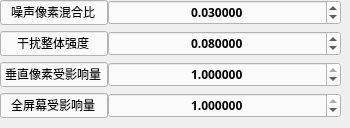
      <widget class="QWidget" name="tab_17">
       <attribute name="title">
        <string>水平凹凸失真</string>
       </attribute>
       <widget class="QWidget" name="layoutWidget_10">
        <property name="geometry">
         <rect>
          <x>0</x>
          <y>0</y>
          <width>341</width>
          <height>119</height>
         </rect>
        </property>
        <layout class="QFormLayout" name="formLayout_23">
         <property name="horizontalSpacing">
          <number>0</number>
         </property>
         <property name="verticalSpacing">
          <number>6</number>
         </property>
         <item row="0" column="0">
          <widget class="QLineEdit" name="lineEdit_77">
           <property name="font">
            <font>
             <family>等线</family>
             <weight>50</weight>
             <bold>false</bold>
            </font>
           </property>
           <property name="styleSheet">
            <string notr="true">background-color: rgb(250, 250, 250);</string>
           </property>
           <property name="text">
            <string>噪声像素混合比</string>
           </property>
           <property name="alignment">
            <set>Qt::AlignCenter</set>
           </property>
           <property name="readOnly">
            <bool>true</bool>
           </property>
          </widget>
         </item>
         <item row="0" column="1">
          <widget class="QDoubleSpinBox" name="user_horz_wave_contrib_SpinBox">
           <property name="font">
            <font>
             <family>Adobe 繁黑體 Std B</family>
             <weight>75</weight>
             <bold>true</bold>
            </font>
           </property>
           <property name="styleSheet">
            <string notr="true">background-color: rgb(250, 250, 250);</string>
           </property>
           <property name="alignment">
            <set>Qt::AlignCenter</set>
           </property>
           <property name="decimals">
            <number>6</number>
           </property>
           <property name="singleStep">
            <double>0.010000000000000</double>
           </property>
           <property name="value">
            <double>0.030000000000000</double>
           </property>
          </widget>
         </item>
         <item row="1" column="0">
          <widget class="QLineEdit" name="lineEdit_78">
           <property name="font">
            <font>
             <family>等线</family>
             <weight>50</weight>
             <bold>false</bold>
            </font>
           </property>
           <property name="styleSheet">
            <string notr="true">background-color: rgb(250, 250, 250);</string>
           </property>
           <property name="text">
            <string>干扰整体强度</string>
           </property>
           <property name="alignment">
            <set>Qt::AlignCenter</set>
           </property>
           <property name="readOnly">
            <bool>true</bool>
           </property>
          </widget>
         </item>
         <item row="1" column="1">
          <widget class="QDoubleSpinBox" name="user_horz_wave_strength_SpinBox">
           <property name="font">
            <font>
             <family>Adobe 繁黑體 Std B</family>
             <weight>75</weight>
             <bold>true</bold>
            </font>
           </property>
           <property name="styleSheet">
            <string notr="true">background-color: rgb(250, 250, 250);</string>
           </property>
           <property name="alignment">
            <set>Qt::AlignCenter</set>
           </property>
           <property name="decimals">
            <number>6</number>
           </property>
           <property name="singleStep">
            <double>0.010000000000000</double>
           </property>
           <property name="value">
            <double>0.080000000000000</double>
           </property>
          </widget>
         </item>
         <item row="2" column="0">
          <widget class="QLineEdit" name="lineEdit_79">
           <property name="font">
            <font>
             <family>等线</family>
             <weight>50</weight>
             <bold>false</bold>
            </font>
           </property>
           <property name="styleSheet">
            <string notr="true">background-color: rgb(250, 250, 250);</string>
           </property>
           <property name="text">
            <string>垂直像素受影响量</string>
           </property>
           <property name="alignment">
            <set>Qt::AlignCenter</set>
           </property>
           <property name="readOnly">
            <bool>true</bool>
           </property>
          </widget>
         </item>
         <item row="2" column="1">
          <widget class="QDoubleSpinBox" name="user_horz_wave_vert_size_SpinBox">
           <property name="font">
            <font>
             <family>Adobe 繁黑體 Std B</family>
             <weight>75</weight>
             <bold>true</bold>
            </font>
           </property>
           <property name="styleSheet">
            <string notr="true">background-color: rgb(250, 250, 250);</string>
           </property>
           <property name="alignment">
            <set>Qt::AlignCenter</set>
           </property>
           <property name="decimals">
            <number>6</number>
           </property>
           <property name="maximum">
            <double>1.000000000000000</double>
           </property>
           <property name="singleStep">
            <double>0.010000000000000</double>
           </property>
           <property name="value">
            <double>1.000000000000000</double>
           </property>
          </widget>
         </item>
         <item row="3" column="0">
          <widget class="QLineEdit" name="lineEdit_80">
           <property name="font">
            <font>
             <family>等线</family>
             <weight>50</weight>
             <bold>false</bold>
            </font>
           </property>
           <property name="styleSheet">
            <string notr="true">background-color: rgb(250, 250, 250);</string>
           </property>
           <property name="text">
            <string>全屏幕受影响量</string>
           </property>
           <property name="alignment">
            <set>Qt::AlignCenter</set>
           </property>
           <property name="readOnly">
            <bool>true</bool>
           </property>
          </widget>
         </item>
         <item row="3" column="1">
          <widget class="QDoubleSpinBox" name="user_horz_wave_screen_size_SpinBox">
           <property name="font">
            <font>
             <family>Adobe 繁黑體 Std B</family>
             <weight>75</weight>
             <bold>true</bold>
            </font>
           </property>
           <property name="styleSheet">
            <string notr="true">background-color: rgb(250, 250, 250);</string>
           </property>
           <property name="alignment">
            <set>Qt::AlignCenter</set>
           </property>
           <property name="decimals">
            <number>6</number>
           </property>
           <property name="maximum">
            <double>1.000000000000000</double>
           </property>
           <property name="singleStep">
            <double>0.010000000000000</double>
           </property>
           <property name="value">
            <double>1.000000000000000</double>
           </property>
          </widget>
         </item>
        </layout>
       </widget>
      </widget>
